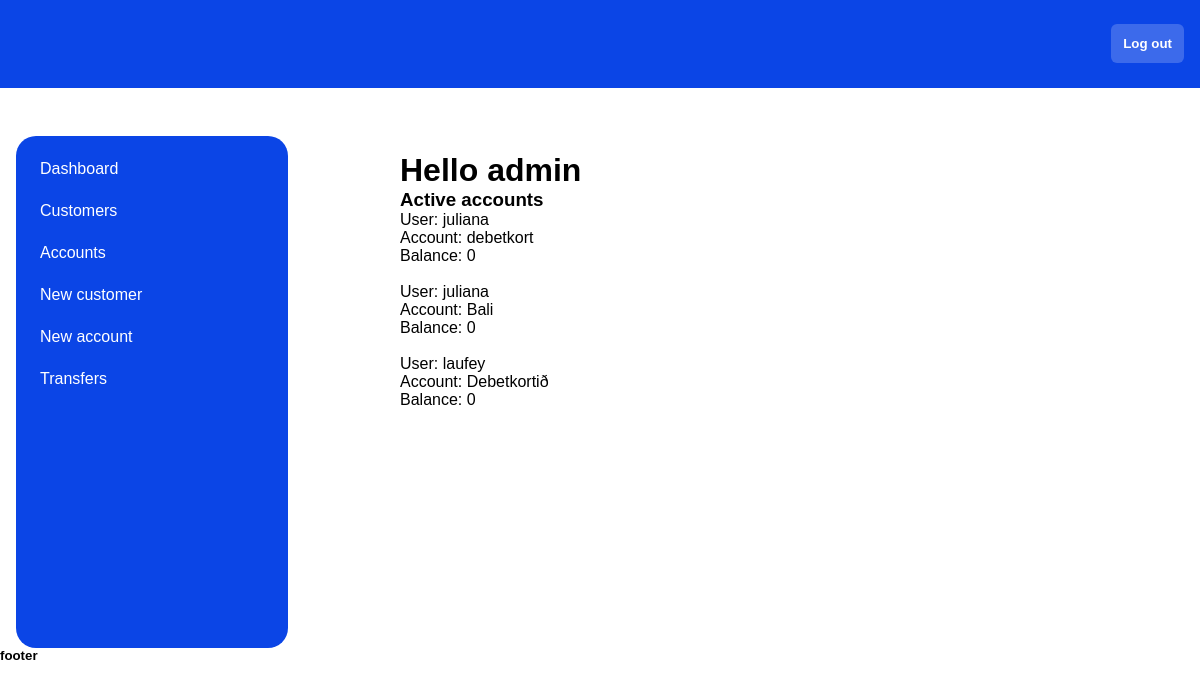
The page /staffAccountView/ (signed in) on the database as committed earlier.
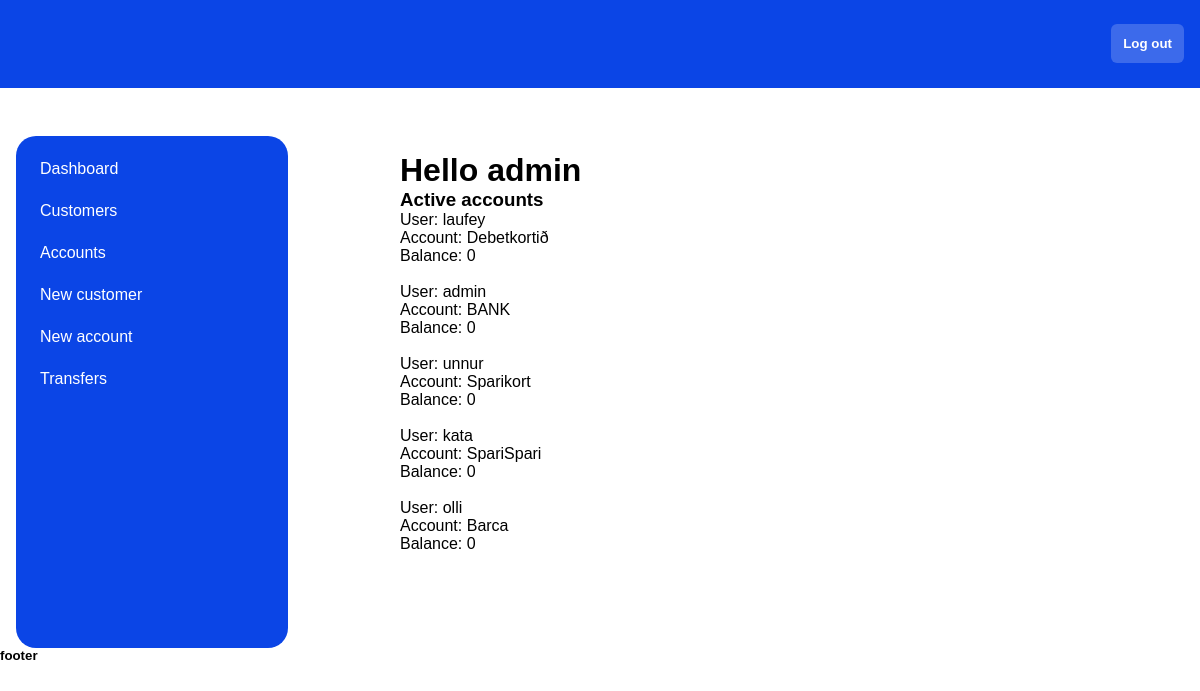
The same page on the database as committed later.
### bank_app/models.py (models this page shows, shortened)
class Account(models.Model):
   user = models.ForeignKey(User, on_delete=models.CASCADE)
   title = models.CharField(max_length=200)
   balance = models.DecimalField(max_digits=6, decimal_places=2, default=0)
   last_update = models.DateTimeField(auto_now_add=True, null=True)
   class Meta:
      get_latest_by = 'pk'
   @property
   def movements(self) -> QuerySet:
      return Ledger.objects.filter(account=self)
   @property
   def money(self) -> Decimal:
      return self.movements.aggregate(models.Sum('amount'))['amount__sum'] or Decimal(0)

### bank_app/views.py (the view)
# urls.py: path('staffAccountView/', views.staffAccountView, name='staffAccountView'),
@login_required
def staffAccountView(request):
   assert request.user.is_staff, 'Not for regular customers, only for admin'
   context = {
      'accounts':Account.objects.all(),
   }
   return render(request, 'bank_app/staffAccountView.html', context)

### bank_app/templates/bank_app/staffAccountView.html
{% extends 'bank_app/base/base2.html' %}
{% block content %}
  <h3>Active accounts</h3>
  {% for account in accounts %}
    <li>User: {{ account.user }}</li>
    <li>Account: {{ account.title }}</li>
    <li>Balance: {{ account.money }}</li>
    <br>
  {% endfor %}
{% endblock %}

### bank_app/templates/bank_app/base/base2.html (shortened to what this page needs)
{% load static %}
<!DOCTYPE html>
<html lang="en">
<head>
  <link rel="stylesheet" href="{% static 'css/style2.css' %}">
</head>
<body class="white">
  <nav>
    <ul class="ul2">
      <li>
      </li>
      <li>
        <form action="{% url 'login_app:logout' %}">
          <button>Log out</button>
        </form>
      </li>
    </ul>
  </nav>
  <div class="staff_main">
    <ul class="staff_nav">
      <li>
        <a href="{% url 'bank_app:staff' %}">Dashboard</a>
      </li>
      <li>
        <a href="{% url 'bank_app:staffCustomerView' %}">
          Customers
        </a>
      </li>
      <li>
        <a href="{% url 'bank_app:staffAccountView' %}">
          Accounts
        </a>
      </li>
      <li>
        <a href="{% url 'bank_app:staffNewCustomer' %}">
          New customer
        </a>
      </li>
      <li>
        <a href="{% url 'bank_app:staffNewAccount' %}">
          New account
        </a>
      </li>
      <li>
        <a href="{% url 'bank_app:staffTransfers' %}">
          Transfers
        </a>
      </li>
    </ul>
    <div>
      <div>
      <h1 class="hello">Hello {{ user }}</h1>
      </div>
      {% block content %} {% endblock %}
    </div>
  </div>
<footer>
  <h5>footer</h5>
</footer>
</body>
</html>

### bank_app/static/css/style2.css (style rules this page uses)
* { margin:0; padding: 0; font-family: 'Gill Sans', 'Gill Sans MT', Calibri, 'Trebuchet MS', sans-serif; list-style-type: none; text-decoration: none; }
.ul2 { margin: 0; padding: 0; overflow: hidden; height: 5.5rem; padding: 0 1rem; background-color: #0b45e6; }
.ul2 li { float:left; }
.ul2 li:last-child { float:right; }
.ul2 button { color: white; background-color: rgba(255, 255, 255, 0.2); margin-top: 1.5rem; padding: .75rem; border: none; border-radius: 6px; font-weight: bold; cursor: pointer; }
.hello { margin-top: 1rem; }
.staff_main { margin-top: 3rem; display: grid; grid-template-columns: 1fr 2fr; }
.staff_nav { display: block; background-color: rgb(11, 69, 230); width: 20vw; height: 60vh; padding: 1rem; border-radius: 20px; display: flex; flex-flow: column; gap: .5rem; margin-left: 1rem; }
.staff_nav li { padding: .5rem; border-radius: 15px; }
.staff_nav li a { color: white; }
form { display: flex; flex-flow: column; gap: 1rem; }

Rows that differ between the two databases and show on the page:
removed Account: user "juliana", title "debetkort", money "0"
removed Account: user "juliana", title "Bali", money "0"
added Account: user "admin", title "BANK", money "0"
added Account: user "unnur", title "Sparikort", money "0"
added Account: user "kata", title "SpariSpari", money "0"
added Account: user "olli", title "Barca", money "0"
